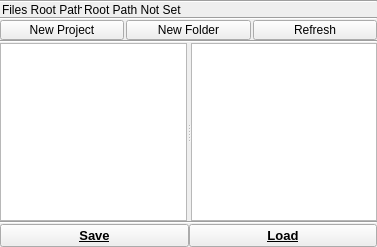
<?xml version="1.0" encoding="UTF-8"?>
<ui version="4.0">
 <class>wgFiles</class>
 <widget class="QWidget" name="wgFiles">
  <property name="geometry">
   <rect>
    <x>0</x>
    <y>0</y>
    <width>377</width>
    <height>247</height>
   </rect>
  </property>
  <property name="windowTitle">
   <string>Files</string>
  </property>
  <layout class="QGridLayout" name="gridLayout">
   <property name="margin">
    <number>0</number>
   </property>
   <property name="spacing">
    <number>0</number>
   </property>
   <item row="6" column="0">
    <widget class="Line" name="line">
     <property name="orientation">
      <enum>Qt::Horizontal</enum>
     </property>
    </widget>
   </item>
   <item row="4" column="0">
    <widget class="Line" name="line_4">
     <property name="orientation">
      <enum>Qt::Horizontal</enum>
     </property>
    </widget>
   </item>
   <item row="0" column="0">
    <widget class="Line" name="line_3">
     <property name="orientation">
      <enum>Qt::Horizontal</enum>
     </property>
    </widget>
   </item>
   <item row="2" column="0">
    <widget class="Line" name="line_2">
     <property name="orientation">
      <enum>Qt::Horizontal</enum>
     </property>
    </widget>
   </item>
   <item row="3" column="0">
    <layout class="QHBoxLayout" name="hlEditRoot">
     <property name="spacing">
      <number>2</number>
     </property>
     <property name="leftMargin">
      <number>0</number>
     </property>
     <property name="topMargin">
      <number>0</number>
     </property>
     <property name="bottomMargin">
      <number>0</number>
     </property>
     <item>
      <widget class="QPushButton" name="pbNewProject">
       <property name="maximumSize">
        <size>
         <width>16777215</width>
         <height>20</height>
        </size>
       </property>
       <property name="text">
        <string>New Project</string>
       </property>
      </widget>
     </item>
     <item>
      <widget class="QPushButton" name="pbNewFolder">
       <property name="maximumSize">
        <size>
         <width>16777215</width>
         <height>20</height>
        </size>
       </property>
       <property name="text">
        <string>New Folder</string>
       </property>
      </widget>
     </item>
     <item>
      <widget class="QPushButton" name="pbRefresh">
       <property name="maximumSize">
        <size>
         <width>16777215</width>
         <height>20</height>
        </size>
       </property>
       <property name="text">
        <string>Refresh</string>
       </property>
      </widget>
     </item>
    </layout>
   </item>
   <item row="7" column="0">
    <layout class="QHBoxLayout" name="hlEditBtns">
     <item>
      <widget class="QPushButton" name="pbSave">
       <property name="font">
        <font>
         <pointsize>10</pointsize>
         <weight>75</weight>
         <bold>true</bold>
         <underline>true</underline>
        </font>
       </property>
       <property name="text">
        <string>Save</string>
       </property>
      </widget>
     </item>
     <item>
      <widget class="QPushButton" name="pbLoad">
       <property name="font">
        <font>
         <pointsize>10</pointsize>
         <weight>75</weight>
         <bold>true</bold>
         <underline>true</underline>
        </font>
       </property>
       <property name="text">
        <string>Load</string>
       </property>
      </widget>
     </item>
    </layout>
   </item>
   <item row="5" column="0">
    <widget class="QSplitter" name="splitter">
     <property name="orientation">
      <enum>Qt::Horizontal</enum>
     </property>
     <widget class="QTreeWidget" name="twDir">
      <property name="indentation">
       <number>15</number>
      </property>
      <attribute name="headerVisible">
       <bool>false</bool>
      </attribute>
      <column>
       <property name="text">
        <string notr="true">1</string>
       </property>
      </column>
     </widget>
     <widget class="QTreeWidget" name="twFiles">
      <property name="indentation">
       <number>2</number>
      </property>
      <property name="itemsExpandable">
       <bool>false</bool>
      </property>
      <property name="expandsOnDoubleClick">
       <bool>false</bool>
      </property>
      <attribute name="headerVisible">
       <bool>false</bool>
      </attribute>
      <column>
       <property name="text">
        <string notr="true">1</string>
       </property>
      </column>
     </widget>
    </widget>
   </item>
   <item row="1" column="0">
    <widget class="QFrame" name="qfRootPath">
     <property name="maximumSize">
      <size>
       <width>16777215</width>
       <height>20</height>
      </size>
     </property>
     <layout class="QHBoxLayout" name="hlFilesRootPath">
      <property name="spacing">
       <number>2</number>
      </property>
      <property name="leftMargin">
       <number>2</number>
      </property>
      <property name="topMargin">
       <number>0</number>
      </property>
      <property name="rightMargin">
       <number>2</number>
      </property>
      <property name="bottomMargin">
       <number>0</number>
      </property>
      <item>
       <widget class="QLabel" name="lRootPath">
        <property name="minimumSize">
         <size>
          <width>80</width>
          <height>0</height>
         </size>
        </property>
        <property name="maximumSize">
         <size>
          <width>80</width>
          <height>20</height>
         </size>
        </property>
        <property name="text">
         <string>Files Root Path:</string>
        </property>
       </widget>
      </item>
      <item>
       <widget class="QLabel" name="lRootPathVal">
        <property name="text">
         <string>Root Path Not Set</string>
        </property>
       </widget>
      </item>
     </layout>
    </widget>
   </item>
  </layout>
 </widget>
 <resources/>
 <connections/>
</ui>
